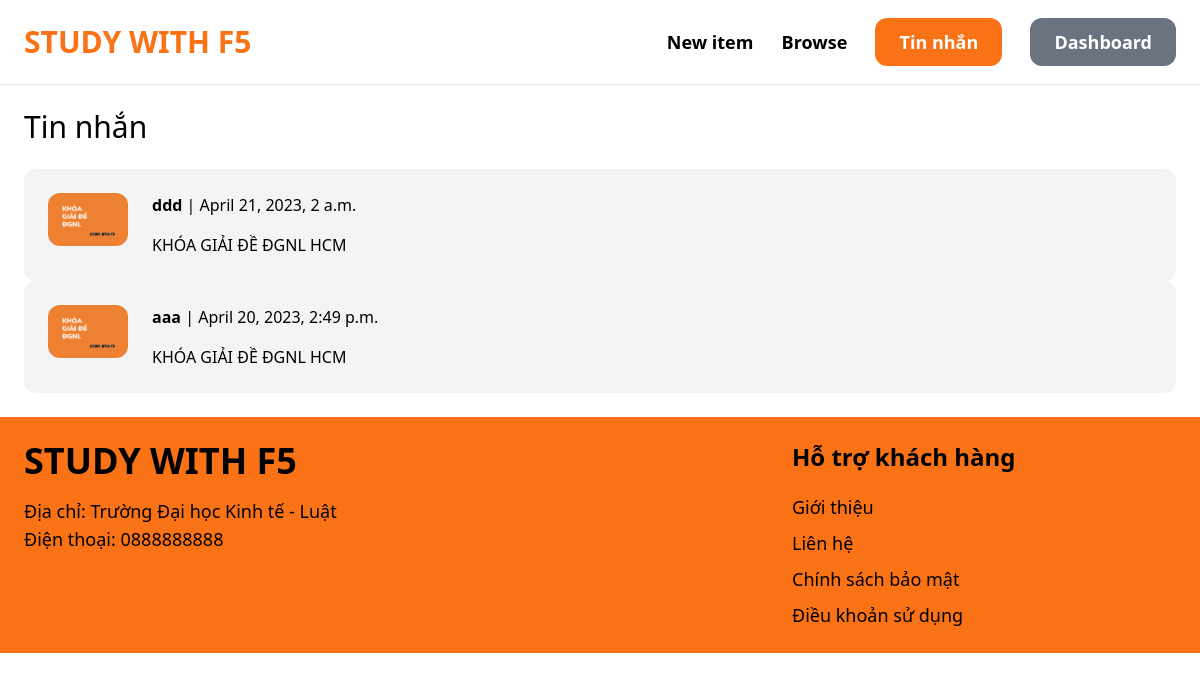
The page /inbox/ (signed in) on the database its author committed.
### conversation/models.py (models this page shows)
class Conversation(models.Model):
    item = models.ForeignKey(Item, related_name='conversations', on_delete=models.CASCADE)
    members = models.ManyToManyField(User, related_name='conversations')
    created_at = models.DateTimeField(auto_now_add=True)
    modified_at = models.DateTimeField(auto_now=True)
    class Meta:
        ordering = ('-modified_at',)

### item/models.py (models this page shows, shortened)
class Item(models.Model):
    category = models.ForeignKey(Category, related_name='items', on_delete=models.CASCADE)
    name = models.CharField(max_length=255)
    description = models.TextField(blank=True, null=True)
    price = models.FloatField()
    image = models.ImageField(upload_to='item_images', blank=True, null=True)
    is_sold = models.BooleanField(default=False)
    created_by = models.ForeignKey(User, related_name='items', on_delete=models.CASCADE)
    created_at = models.DateTimeField(auto_now_add=True)

### conversation/views.py (the view)
# urls.py: path('inbox/', include('conversation.urls')),
@login_required
def inbox(request):
    conversations = Conversation.objects.filter(members__in=[request.user.id])
    return render(request, 'conversation/inbox.html', {
        'conversations': conversations
    })

### conversation/templates/conversation/inbox.html (shortened to what this page needs)
{% extends 'core/base.html' %}
{% block content %}
<h1 class="mb-6 text-3xl">Tin nhắn</h1>
<div class="space-y-6">
    {% for conversation in conversations %}
        <a href="{% url 'conversation:detail' conversation.id %}">
            <div class="p-6 flex bg-gray-100 rounded-xl">
                <div class="pr-6">
                    <img src="{{ conversation.item.image.url }}" class="w-20 rounded-xl">
                </div>
                <div>
                    {% for member in conversation.members.all %}
                        {% if member != request.user %}
                            <p class="mb-4"><strong>{{ member.username }}</strong> | {{ conversation.modified_at }}</p>
                            <p>{{ conversation.item.name }}</p>
                        {% endif %}
                    {% endfor %}
                </div>
            </div>
        </a>
    {% endfor %}
</div>
{% endblock %}

### rows shown on the page
Conversation: item.image (picture), modified_at "April 21, 2023, 2 a.m.", item.name "KHÓA GIẢI ĐỀ ĐGNL HCM"
Conversation: item.image (picture), modified_at "April 20, 2023, 2:49 p.m.", item.name "KHÓA GIẢI ĐỀ ĐGNL HCM"

### other values the page prints
{{ member.username }} "ddd"
{{ member.username }} "aaa"
